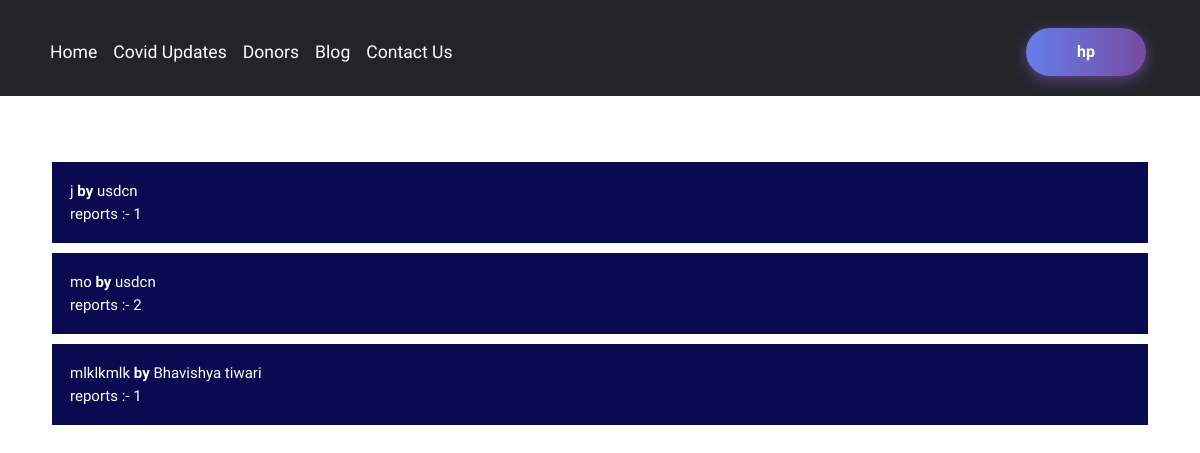
Page /reportedblogs (signed in) on the earlier database version.
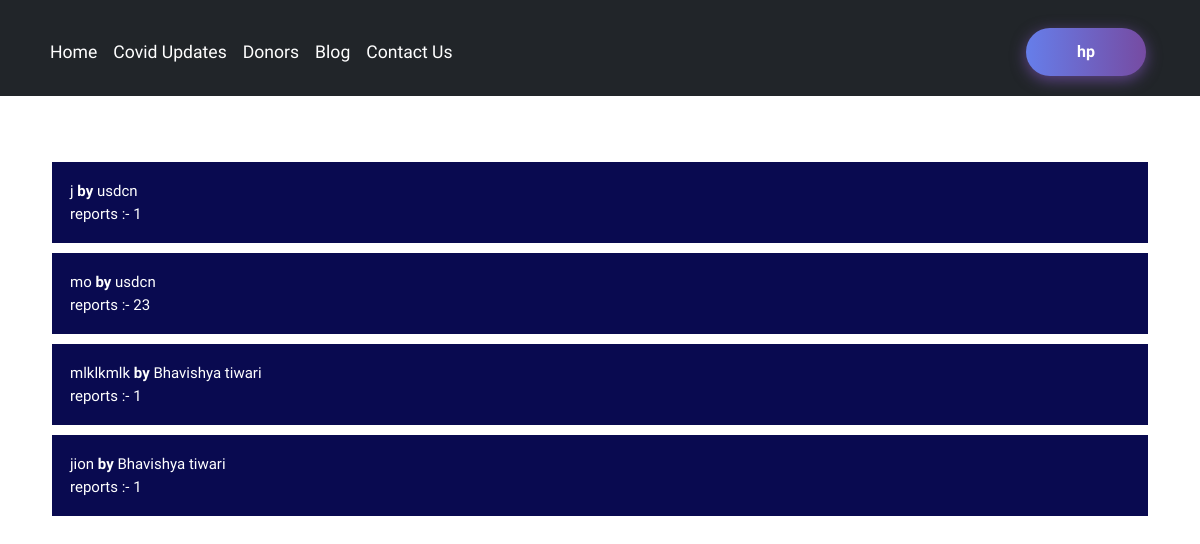
Same page on the later database version.
### blog/models.py (models this page shows, shortened)
class Report(models.Model):
    rno=models.AutoField(primary_key=True)
    blog_sno=models.CharField(max_length=50)
    title=models.CharField(max_length=255)
    rep_by=models.CharField(max_length=50)
    author=models.CharField(max_length=50)
    Timestamp=models.CharField(max_length=50)
    report=models.TextField()

### home/views.py (the view)
# urls.py: path("reportedblogs", views.reportedblogs, name='reportedblogs'),
def reportedblogs(request):
    post = Report.objects.all().order_by('rno')
    li = []
    for p in post:
        p_in_l=False
        for l in li:
            if ( p.blog_sno == l["sno"]):
                p_in_l=True
                o1 ={
                "name":p.rep_by,
                "rep" : p.report,
                "time" : p.Timestamp,
                    }
                l["reps"].append(o1)
        if(p_in_l == False):
            o = {
            "sno" : p.blog_sno,
            "title" : p.title,
            "author":p.author,
            "reps":[{
                        "name":p.rep_by,
                        "rep" : p.report,
                        "time" : p.Timestamp,
                                            }]
                }
            li.append(o)
    return render(request, 'home/Blog_r.html', {"r":li})

### templates/home/Blog_r.html (shortened to what this page needs)
{% extends 'base.html' %}
{% block body %}
<div class="container">
    {% for rep in r %}
<div class="mar">
<button type="button" class="collapsible">{{rep.title}} <b> by</b>  {{rep.author}} <br> reports :- {{rep.reps | length}} </button>
</div>
    {% endfor %}
{% endblock body %}

Differences in the rows shown:
added Report: title "jion", author "Bhavishya tiwari"
Other differences:
new list line: "mo usdcn"
new list line: "by reports :- 23"
new list line: "by reports :- 1"
list line gone: "mo usdcn"
list line gone: "by reports :- 2"
